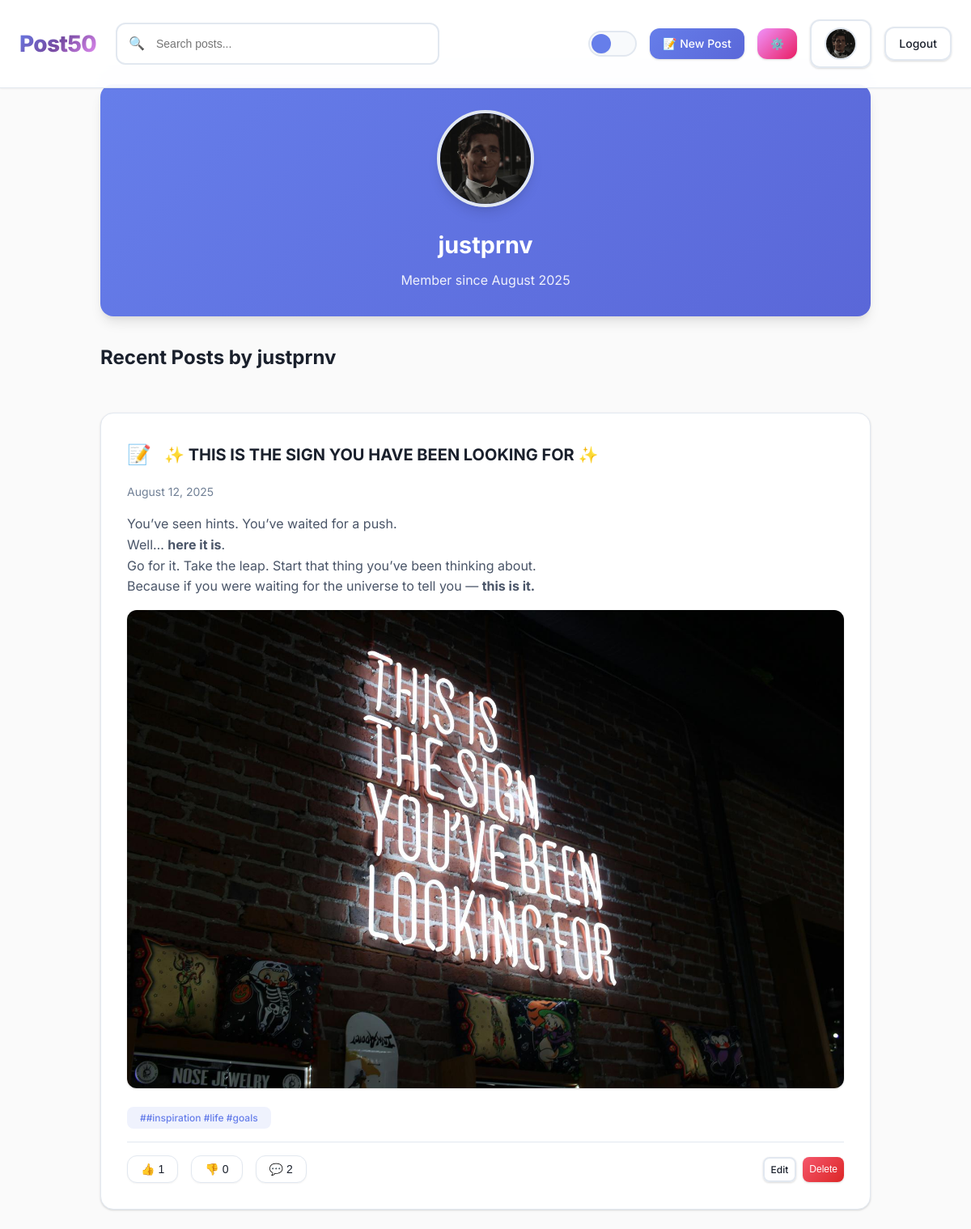
Screenshot of /u/1 (signed in) with the database file from the repository.
### app.py (models this page shows, shortened)
class User(db.Model, UserMixin):
    id = db.Column(db.Integer, primary_key=True)
    username = db.Column(db.String(80), unique=True, nullable=False)
    email = db.Column(db.String(120), unique=True, nullable=False)
    password_hash = db.Column(db.String(256), nullable=False)
    avatar_path = db.Column(db.String(255))
    theme_preference = db.Column(db.String(10), default='system')  # 'light', 'dark', 'system'
    created_at = db.Column(db.DateTime, default=dt.datetime.utcnow)
    posts = db.relationship('Post', backref='author', lazy=True)
    comments = db.relationship('Comment', backref='author', lazy=True)
    votes = db.relationship('Vote', backref='voter', lazy=True)

class Post(db.Model):
    id = db.Column(db.Integer, primary_key=True)
    title = db.Column(db.String(200), nullable=False)
    content = db.Column(db.Text, nullable=False)  # HTML content from rich editor
    image_path = db.Column(db.String(255))  # optional featured image
    created_at = db.Column(db.DateTime, default=dt.datetime.utcnow)
    updated_at = db.Column(db.DateTime, default=dt.datetime.utcnow, onupdate=dt.datetime.utcnow)
    author_id = db.Column(db.Integer, db.ForeignKey('user.id'), nullable=False)
    tags = db.relationship('Tag', secondary=post_tags, lazy='subquery', backref=db.backref('posts', lazy=True))
    comments = db.relationship('Comment', backref='post', lazy=True, cascade='all, delete-orphan')
    votes = db.relationship('Vote', backref='post', lazy=True, cascade='all, delete-orphan')

class Tag(db.Model):
    id = db.Column(db.Integer, primary_key=True)
    name = db.Column(db.String(64), unique=True, nullable=False, index=True)

### app.py (the view)
    @app.get('/u/<int:user_id>')
    def profile(user_id: int):
        try:
            user = User.query.get_or_404(user_id)
            posts = Post.query.filter_by(author_id=user.id).order_by(Post.created_at.desc()).limit(20).all()
            for post in posts:
                post.upvotes = Vote.query.filter_by(post_id=post.id, value=1).count()
                post.downvotes = Vote.query.filter_by(post_id=post.id, value=-1).count()
            return render_template('profile.html', user=user, posts=posts)
        except Exception as e:
            print(f"Error in profile route: {e}")
            flash('Error loading profile', 'error')
            return redirect(url_for('index'))

### app.py (called while the page is built)
@login_manager.user_loader
def load_user(user_id):
    return User.query.get(int(user_id))

### templates/profile.html (shortened to what this page needs)
{% extends "base.html" %}
{% block content %}
<div class="profile">
    {% if user.avatar_path %}
    <img src="{{ user.avatar_path }}" alt="Profile picture" class="avatar-large">
    {% else %}
    <div class="avatar-large avatar-placeholder" style="width: 120px; height: 120px; font-size: 3rem;">
        {{ user.username[0].upper() }}
    </div>
    {% endif %}
    <h2>{{ user.username }}</h2>
    <p>Member since {{ user.created_at.strftime('%B %Y') }}</p>
</div>
<div class="posts-feed">
    <h2 style="margin-bottom: 24px; color: var(--text-primary);">Recent Posts by {{ user.username }}</h2>
    {% for post in posts %}
    <div class="post-card" data-post-id="{{ post.id }}">
        <div class="post-header">
            <div class="post-emoji">📝</div>
            <div class="post-title">{{ post.title | safe }}</div>
        </div>
        <div class="post-meta">
            <span class="post-date">{{ post.created_at.strftime('%B %d, %Y') }}</span>
        </div>
        <div class="post-content">{{ post.content | safe }}</div>
        {% if post.image_path %}
        <img src="{{ post.image_path }}" alt="Post image" class="post-image">
        {% endif %}
        {% if post.tags %}
        <div class="post-tags">
            {% for tag in post.tags %}
            <span class="tag">#{{ tag.name }}</span>
            {% endfor %}
        </div>
        {% endif %}
        <div class="post-footer">
            <div class="post-actions">
                <button class="action-btn" onclick="votePost({{ post.id }}, 'up')" data-vote-type="up">
                    👍 <span class="score">{{ post.upvotes }}</span>
                </button>
                <button class="action-btn" onclick="votePost({{ post.id }}, 'down')" data-vote-type="down">
                    👎 <span class="score">{{ post.downvotes }}</span>
                </button>
                <button class="action-btn" onclick="toggleComments({{ post.id }})">
                    💬 <span class="comment-count">{{ post.comments|length }}</span>
                </button>
            </div>
            {% if current_user.is_authenticated and post.author_id == current_user.id %}
            <div class="post-manage">
                <a href="{{ url_for('post_edit', post_id=post.id) }}" class="btn btn-outline manage-btn">Edit</a>
                <button class="btn btn-danger manage-btn" onclick="deletePost({{ post.id }})">Delete</button>
            </div>
            {% endif %}
        </div>
    </div>
    {% endfor %}
</div>
{% endblock %}

### templates/base.html (shortened to what this page needs)
<!doctype html>
<html lang="en" data-theme="system">
<head>
  <link rel="stylesheet" href="{{ url_for('static', filename='css/style.css') }}">
</head>
<body>
  <div id="app">
    <header class="nav-header">
      <div class="nav-container">
        <div class="nav-brand">
          <a href="{{ url_for('index') }}" class="brand-link">
            <h1 class="brand-text">Post50</h1>
          </a>
        </div>
        <div class="nav-search">
          <form id="searchForm" action="{{ url_for('index') }}" method="get">
            <input type="text" name="q" id="searchInput" placeholder="Search posts..." class="search-input" value="{{ request.args.get('q','') }}">
            <div class="search-icon">🔍</div>
          </form>
        </div>
        <div class="nav-actions">
          <button id="themeToggle" class="theme-toggle" role="switch" aria-checked="false" aria-label="Toggle theme">
            <div class="theme-toggle-track">
              <div class="theme-toggle-thumb"></div>
            </div>
          </button>
          {% if current_user.is_authenticated %}
            <a href="{{ url_for('post_new') }}" class="btn btn-primary">📝 New Post</a>
            <a href="{{ url_for('settings') }}" class="btn btn-secondary">⚙️</a>
            <a href="{{ url_for('profile', user_id=current_user.id) }}" class="btn btn-outline">
              {% if current_user.avatar_path %}
                <img src="{{ current_user.avatar_path }}" class="avatar" alt="avatar">
              {% else %}
                <span class="avatar-placeholder">{{ current_user.username[0].upper() }}</span>
              {% endif %}
            </a>
            <a href="{{ url_for('logout') }}" class="btn btn-outline">Logout</a>
          {% else %}
            <a href="{{ url_for('login') }}" class="btn btn-primary">Login</a>
            <a href="{{ url_for('register') }}" class="btn btn-outline">Register</a>
          {% endif %}
        </div>
      </div>
    </header>
    <main class="main-content">
      {% block content %}{% endblock %}
    </main>
  </div>
</body>
</html>

### rows the page displays
User: avatar_path (picture), username "justprnv", created_at "August 2025"
Post: title "✨ THIS IS THE SIGN YOU HAVE BEEN LOOKING FOR ✨", created_at "August 12, 2025", content "You’ve seen hints. You’ve waited for a push. Well… here it is . Go for it. Take the leap. Start that thing you’ve been thinking about. Because if you were waiting for the universe to tell you — this is it.", image_path (picture), upvotes "1", downvotes "0", comments|length "2"
Tag: name "#inspiration #life #goals"
